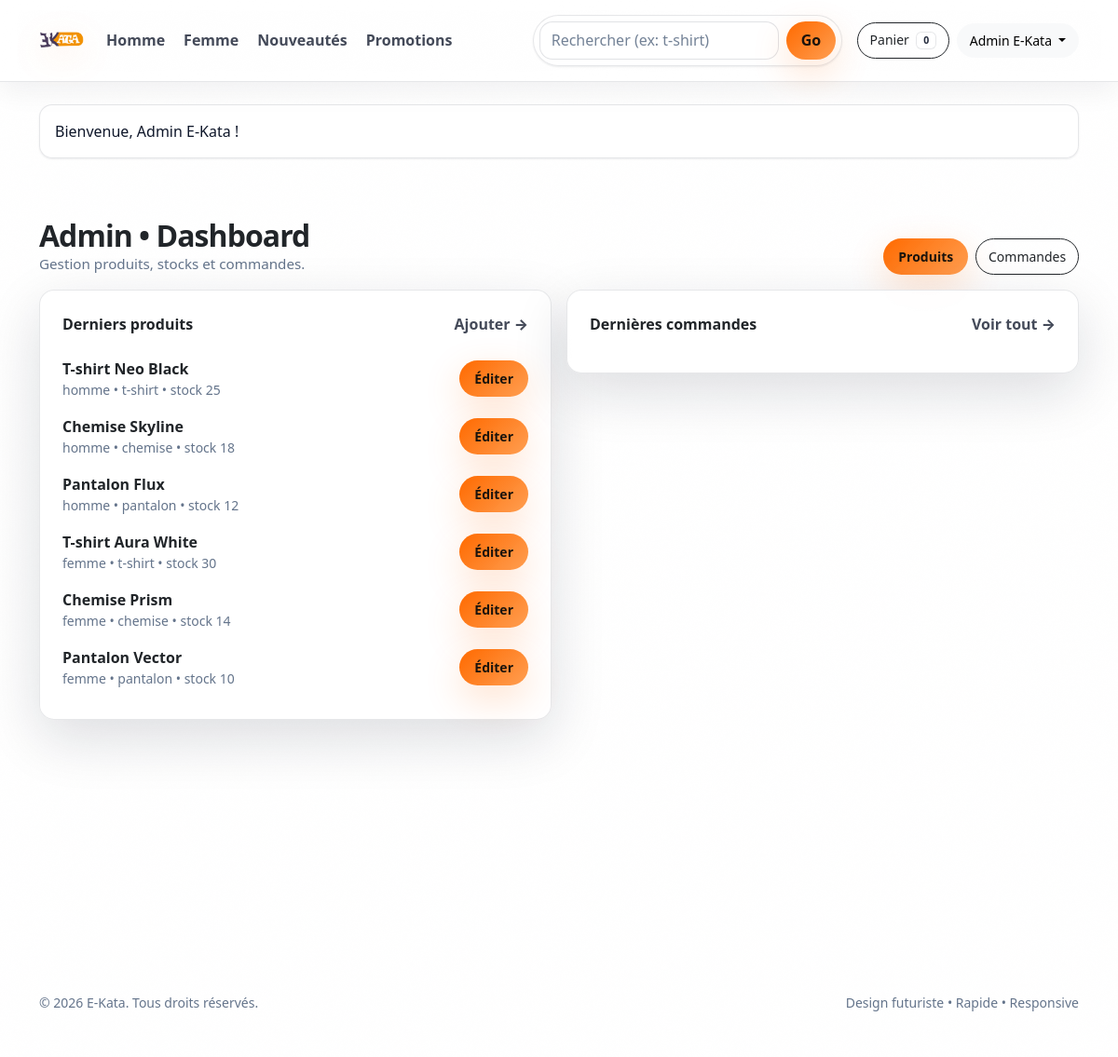
/public/index.php?c=admin&a=dashboard (signed in), run on the app's committed database.
### tables this page shows
CREATE TABLE products (
  id INT UNSIGNED NOT NULL AUTO_INCREMENT,
  name VARCHAR(200) NOT NULL,
  slug VARCHAR(220) NOT NULL,
  gender ENUM('homme','femme','unisex') NOT NULL DEFAULT 'unisex',
  category VARCHAR(80) NOT NULL,  
  description TEXT NULL,
  price_cents INT UNSIGNED NOT NULL,
  promo_price_cents INT UNSIGNED NULL,
  stock INT NOT NULL DEFAULT 0,
  is_new TINYINT(1) NOT NULL DEFAULT 0,
  is_featured TINYINT(1) NOT NULL DEFAULT 0,
  image VARCHAR(255) NULL,
  is_active TINYINT(1) NOT NULL DEFAULT 1,
  created_at TIMESTAMP NOT NULL DEFAULT CURRENT_TIMESTAMP,
  updated_at TIMESTAMP NULL DEFAULT NULL ON UPDATE CURRENT_TIMESTAMP,
  PRIMARY KEY (id),
  UNIQUE KEY uniq_products_slug (slug),
  KEY idx_products_gender (gender),
  KEY idx_products_category (category),
  KEY idx_products_active (is_active)
);

### app/core/Controller.php (called while the page is built, shortened)
<?php
abstract class Controller
{
    protected function view(string $path, array $data = []): void
    {
        extract($data, EXTR_SKIP);
        require __DIR__ . '/../views/' . $path . '.php';
    }
}

### app/controllers/AdminController.php (called while the page is built, shortened)
<?php
final class AdminController extends Controller
{
    public function dashboard(): void
    {
        $products = Product::adminAll(12);
        $this->view('admin/dashboard', compact('products', 'orders', 'title'));
    }
}

### public/index.php (called while the page is built, shortened)
<?php
require_once __DIR__ . '/../app/core/helpers.php';
require_once __DIR__ . '/../app/core/Database.php';
require_once __DIR__ . '/../app/core/Controller.php';
spl_autoload_register(function ($class) {
    $class = ltrim($class, '\\');
    $paths = [
        __DIR__ . '/../app/controllers/' . $class . '.php',
        __DIR__ . '/../app/models/' . $class . '.php',
        __DIR__ . '/../app/core/' . $class . '.php',
    ];
    foreach ($paths as $p) {
        if (file_exists($p)) { require_once $p; return; }
    }
});
$actionName = (string)($_GET['a'] ?? 'index');
$actionMethod = strtolower($actionName);
try {
    $controller = new $controllerClass();
    $controller->$actionMethod();
} catch (Throwable $e) {
    http_response_code(404);
    $message = $e->getMessage();
    include __DIR__ . '/../app/views/errors/404.php';
}

### app/core/helpers.php (called while the page is built, shortened)
<?php
function base_url(string $path = ''): string
{
    $path = ltrim($path, '/');
    return rtrim(BASE_URL, '/') . '/' . $path;
}
function e(string $value): string
{
    return htmlspecialchars($value, ENT_QUOTES, 'UTF-8');
}
function flash_get(): ?array
{
    $f = $_SESSION[FLASH_KEY];
    return is_array($f) ? $f : null;
}
function current_user(): ?array
{
    return $_SESSION['user'] ?? null;
}
function cart_count(): int
{
    $cart = $_SESSION['cart'] ?? [];
    $sum = 0;
    return $sum;
}

### app/core/Database.php (called while the page is built, shortened)
<?php
final class Database
{
    private static ?PDO $pdo = null;
    public static function pdo(): PDO
    {
        if (self::$pdo) { return self::$pdo; }
        $dsn = 'mysql:host=' . DB_HOST . ';dbname=' . DB_NAME . ';charset=' . DB_CHARSET;
        $pdo = new PDO($dsn, DB_USER, DB_PASS, [
            PDO::ATTR_ERRMODE => PDO::ERRMODE_EXCEPTION,
            PDO::ATTR_DEFAULT_FETCH_MODE => PDO::FETCH_ASSOC,
            PDO::ATTR_EMULATE_PREPARES => false,
        ]);
        self::$pdo = $pdo;
        return self::$pdo;
    }
}

### app/models/Product.php (called while the page is built, shortened)
<?php
final class Product
{
    public static function adminAll(int $limit = 200): array
    {
        $sql = "SELECT * FROM products ORDER BY created_at DESC LIMIT :lim";
        $stmt = Database::pdo()->prepare($sql);
        $stmt->bindValue(':lim', $limit, PDO::PARAM_INT);
        $stmt->execute();
        return $stmt->fetchAll();
    }
}

### app/views/admin/dashboard.php (the view, shortened to what this page needs)
<?php
require __DIR__ . '/../partials/header.php';
?>
<div class="container py-4">
  <div class="section-title">
    <div>
      <h2>Admin • Dashboard</h2>
      <div class="sub">Gestion produits, stocks et commandes.</div>
    </div>
    <div class="d-flex gap-2">
      <a class="btn btn-neo btn-sm" href="<?= e(base_url('index.php?c=admin&a=products')) ?>">Produits</a>
      <a class="btn btn-outline-dark btn-soft btn-sm" href="<?= e(base_url('index.php?c=admin&a=orders')) ?>">Commandes</a>
    </div>
  </div>
  <div class="row g-3">
    <div class="col-lg-6">
      <div class="glass p-4 reveal">
        <div class="d-flex justify-content-between align-items-center mb-3">
          <div class="fw-semibold">Derniers produits</div>
          <a class="link-neo" href="<?= e(base_url('index.php?c=admin&a=product_new')) ?>">Ajouter →</a>
        </div>
        <?php foreach ($products as $p): ?>
          <div class="d-flex justify-content-between align-items-center py-2" style="border-bottom:1px solid rgba(255,255,255,.10);">
            <div>
              <div class="fw-semibold"><?= e((string)$p['name']) ?></div>
              <div class="text-secondary small"><?= e((string)$p['gender']) ?> • <?= e((string)$p['category']) ?> • stock <?= (int)$p['stock'] ?></div>
            </div>
            <a class="btn btn-sm btn-neo" href="<?= e(base_url('index.php?c=admin&a=product_edit&id=' . (int)$p['id'])) ?>">Éditer</a>
          </div>
        <?php endforeach; ?>
      </div>
    </div>
    <div class="col-lg-6">
      <div class="glass p-4 reveal">
        <div class="d-flex justify-content-between align-items-center mb-3">
          <div class="fw-semibold">Dernières commandes</div>
          <a class="link-neo" href="<?= e(base_url('index.php?c=admin&a=orders')) ?>">Voir tout →</a>
        </div>
      </div>
    </div>
  </div>
</div>
<?php require __DIR__ . '/../partials/footer.php'; ?>

### app/views/partials/header.php (shortened to what this page needs)
<?php
$user = current_user();
$flash = flash_get();
$cssVer = (int)@filemtime(__DIR__ . '/../../../public/assets/css/app.css');
?>
<!doctype html>
<html lang="fr">
<head>
  <link href="<?= e(base_url('assets/css/bootstrap.min.css')) ?>" rel="stylesheet">
  <link href="<?= e(base_url('assets/css/app.css?v=' . $cssVer)) ?>" rel="stylesheet">
</head>
<body class="bg-neo text-body">
<div class="noise"></div>
<nav class="navbar navbar-expand-lg navbar-light nav-glass sticky-top">
  <div class="container py-2">
    <a class="navbar-brand brand" href="<?= e(base_url('index.php')) ?>">
      <img class="brand-logo" src="<?= e(base_url('assets/img/logo-ekata.png')) ?>" alt="E-Kata" loading="eager" decoding="async">
    </a>
    <div class="collapse navbar-collapse" id="navMain">
      <ul class="navbar-nav me-auto mb-2 mb-lg-0 gap-lg-1">
        <li class="nav-item"><a class="nav-link" href="<?= e(base_url('index.php?c=products&a=men')) ?>">Homme</a></li>
        <li class="nav-item"><a class="nav-link" href="<?= e(base_url('index.php?c=products&a=women')) ?>">Femme</a></li>
        <li class="nav-item"><a class="nav-link" href="<?= e(base_url('index.php?c=products&a=news')) ?>">Nouveautés</a></li>
        <li class="nav-item"><a class="nav-link" href="<?= e(base_url('index.php?c=products&a=promos')) ?>">Promotions</a></li>
      </ul>
      <form class="d-flex me-lg-3 my-2 my-lg-0" role="search" method="get" action="<?= e(base_url('index.php')) ?>">
        <div class="search-wrap">
          <input class="form-control search" name="q" type="search" placeholder="Rechercher (ex: t-shirt)" aria-label="Recherche" value="<?= e((string)($_GET['q'] ?? '')) ?>">
          <button class="btn btn-neo" type="submit">Go</button>
        </div>
      </form>
      <div class="d-flex align-items-center gap-2">
        <a class="btn btn-outline-dark btn-sm btn-soft" href="<?= e(base_url('index.php?c=cart&a=index')) ?>">
          Panier <span class="badge text-bg-light ms-1"><?= (int)cart_count() ?></span>
        </a>
        <div class="dropdown">
          <button class="btn btn-light btn-sm btn-soft dropdown-toggle" data-bs-toggle="dropdown" aria-expanded="false">
            <?= $user ? e(($user['name'] ?? 'Mon compte')) : 'Mon compte' ?>
          </button>
        </div>
      </div>
    </div>
  </div>
</nav>
<main class="content">
  <div class="container pt-4">
    <?php if ($flash): ?>
      <div class="alert alert-<?= e($flash['type']) ?> neo-alert reveal" role="alert">
        <?= e((string)$flash['message']) ?>
      </div>
    <?php endif; ?>
  </div>

### app/views/partials/footer.php (shortened to what this page needs)
  <div class="container py-5">
    <div class="d-flex flex-column flex-md-row justify-content-between align-items-center pt-4 gap-2">
      <div class="text-secondary small">© <?= (int)date('Y') ?> E-Kata. Tous droits réservés.</div>
      <div class="text-secondary small">Design futuriste • Rapide • Responsive</div>
    </div>
  </div>
</main>
</body>
</html>

### public/assets/css/app.css (style rules this page uses)
:root { color-scheme: light; --page: #f7f7fb; --surface: #ffffff; --surface2: #fbfbfe; --text: #0f172a; --muted: #64748b; --line: rgba(15, 23, 42, 0.10); --glass: rgba(255,255,255,.78); --glass2: rgba(255,255,255,.92); --neo: #ff6a00; --neo2:#ff8a3d; --danger:#ef4444; --radius: 16px; --shadow: 0 20px 60px rgba(15, 23, 42, .14); --shadowSm: 0 1px 2px rgba(15, 23, 42, .08); --ring: 0 0 0 .25rem rgba(255, 106, 0, .18); }
html,body { height:100%; }
body { font-family: ui-sans-serif, system-ui, -apple-system, Segoe UI, Roboto, Arial, sans-serif; background: radial-gradient(1200px 600px at 70% -10%, rgba(255, 106, 0, 0.16), transparent 60%), radial-gradient(900px 500px at 10% 0%, rgba(99, 102, 241, 0.10), transparent 55%), radial-gradient(800px 500px at 10% 90%, rgba(255, 138, 61, 0.12), transparent 60%), var(--page); color: var(--text); overflow-x:hidden; }
.noise { pointer-events:none; position:fixed; inset:0; mix-blend-mode: multiply; opacity:.10; z-index:0; }
.content { position:relative; z-index:1; }
.bg-neo { background:transparent !important; }
.nav-glass { background: var(--glass); backdrop-filter: blur(12px); -webkit-backdrop-filter: blur(12px); border-bottom: 1px solid var(--line); box-shadow: 0 10px 30px rgba(15, 23, 42, 0.06); }
.brand { display:flex; align-items:center; gap:.55rem; text-decoration:none; }
.brand-logo { height: 34px; width: auto; display: block; filter: drop-shadow(0 10px 18px rgba(255, 106, 0, 0.14)); }
.nav-link { color: rgba(15, 23, 42, 0.78) !important; font-weight: 800; transition: transform .18s ease, color .18s ease; }
.search-wrap { display:flex; gap:.5rem; padding:.35rem; border-radius: 999px; background: rgba(255,255,255,.70); border: 1px solid var(--line); box-shadow: var(--shadowSm); }
.search { background: transparent !important; border: 0 !important; color: var(--text) !important; min-width: 220px; }
.search::placeholder { color: rgba(100,116,139,.9); }
.btn-neo { --bs-btn-color: #1b140d; --bs-btn-bg: transparent; --bs-btn-border-color: transparent; background: linear-gradient(135deg, rgba(255, 106, 0, 1), rgba(255, 154, 74, .96)); border: 0; border-radius: 999px; padding: .55rem 1rem; font-weight: 900; box-shadow: 0 14px 40px rgba(255, 106, 0, .20); transition: transform .2s ease, filter .2s ease, box-shadow .2s ease; }
.btn-soft { border-radius:999px; padding:.45rem .8rem; }
.neo-alert { background: rgba(255,255,255,.82); border: 1px solid var(--line); color: var(--text); border-radius: 14px; box-shadow: var(--shadowSm); }
.glass { background: var(--glass2); border: 1px solid var(--line); backdrop-filter: blur(16px); -webkit-backdrop-filter: blur(16px); border-radius: var(--radius); box-shadow: var(--shadow); }
.section-title { display:flex; align-items:flex-end; justify-content:space-between; gap:1rem; margin: 1.5rem 0 1rem; }
.section-title h2 { font-weight: 800; letter-spacing: -.03em; margin:0; }
.section-title .sub { color: var(--muted); font-size:.95rem; }
.link-neo { color: rgba(15, 23, 42, 0.78); text-decoration:none; font-weight: 800; }
.form-control, .form-select { background: rgba(255,255,255,.90) !important; border: 1px solid rgba(15, 23, 42, 0.12) !important; color: rgba(15, 23, 42, 0.92) !important; border-radius: 14px; }
.form-control::placeholder { color: rgba(100,116,139,.9); }
.reveal { opacity:0; transform: translateY(14px); transition: opacity .6s ease, transform .6s ease; }
.reveal.is-in { opacity:1; transform: translateY(0); }
main.content { min-height: calc(100vh - 96px); }
.text-secondary { color: var(--muted) !important; }
.badge.text-bg-light { background: rgba(255,255,255,.92) !important; color: rgba(15, 23, 42, 0.92) !important; border: 1px solid rgba(15, 23, 42, 0.10); }

### data on the page
products: name "T-shirt Neo Black", gender "homme", category "t-shirt", stock "25"
products: name "Chemise Skyline", gender "homme", category "chemise", stock "18"
products: name "Pantalon Flux", gender "homme", category "pantalon", stock "12"
products: name "T-shirt Aura White", gender "femme", category "t-shirt", stock "30"
products: name "Chemise Prism", gender "femme", category "chemise", stock "14"
products: name "Pantalon Vector", gender "femme", category "pantalon", stock "10"

### other printed values
cart_count() "0"
$user['name'] "Admin E-Kata"
$flash['message'] "Bienvenue, Admin E-Kata !"
